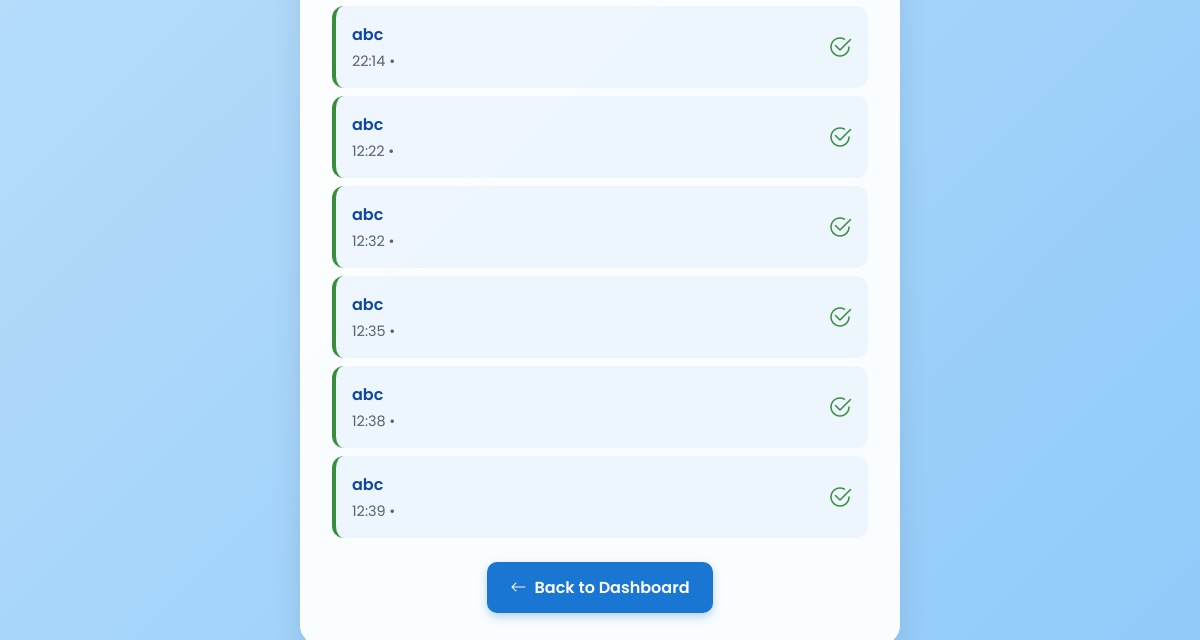
The page /completed (lower part) on the database as committed earlier.
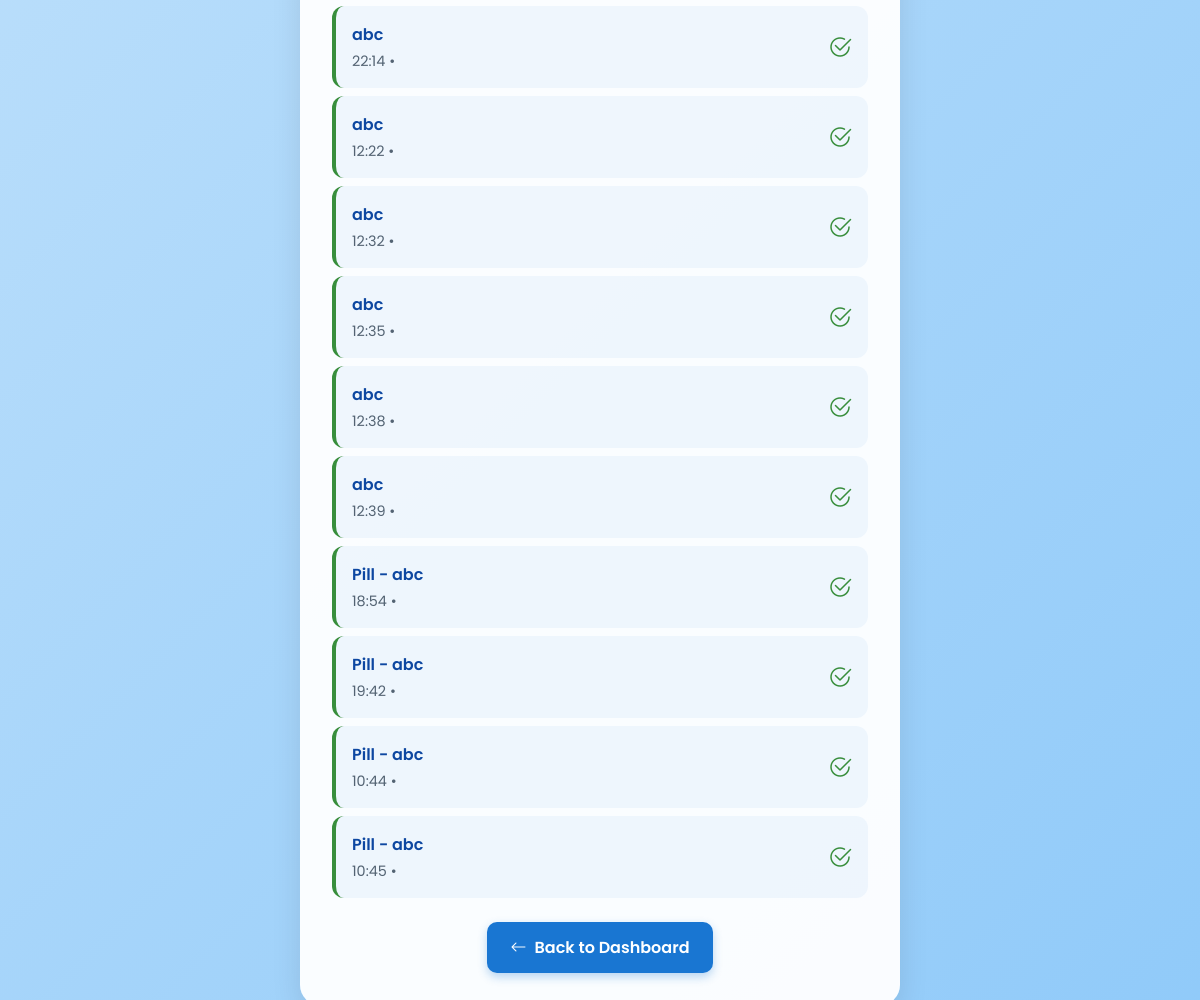
The same page on the database as committed later.
### app.py (models this page shows)
class Alarm(db.Model):
    id = db.Column(db.Integer, primary_key=True)
    medicine = db.Column(db.String(100), nullable=False)
    time = db.Column(db.String(10), nullable=False)
    completed = db.Column(db.Boolean, default=False)
    start_date = db.Column(db.String(10), nullable=True)
    end_date = db.Column(db.String(10), nullable=True)
    image = db.Column(db.String(200), nullable=True)

### app.py (the view)
@app.route('/completed')
def completed():
    completed_alarms = Alarm.query.filter_by(completed=True).all()
    return render_template('completed.html', alarms=completed_alarms)

### templates/completed.html (shortened to what this page needs)
<!DOCTYPE html>
<html lang="en">
<head>
  <link href="https://cdn.jsdelivr.net/npm/bootstrap-icons@1.10.0/font/bootstrap-icons.css" rel="stylesheet">
</head>
<body>
  <div class="container">
    {% if alarms %}
      <div class="alarms-list">
        {% for alarm in alarms %}
          <div class="alarm-item">
            <div class="alarm-info">
              <div class="alarm-name">{{ alarm.medicine }}</div>
              <div class="alarm-time">{{ alarm.time }} • {{ alarm.completed_at }}</div>
            </div>
            <div class="alarm-icon">
              <i class="bi bi-check2-circle"></i>
            </div>
          </div>
        {% endfor %}
      </div>
    {% else %}
      <div class="empty-state">
        <i class="bi bi-check2-all"></i>
        <p>No completed alarms yet</p>
      </div>
    {% endif %}
    <a href="/dashboard" class="back-btn">
      <i class="bi bi-arrow-left"></i> Back to Dashboard
    </a>
  </div>
</body>
</html>

### templates/completed.html (style rules this page uses)
:root { --primary-color: #1976D2; --primary-light: #E3F2FD; --primary-dark: #0D47A1; --accent-color: #FF9800; --success-color: #388E3C; --text-color: #2C3E50; --card-bg: rgba(255, 255, 255, 0.95); }
* { box-sizing: border-box; margin: 0; padding: 0; }
body { font-family: 'Poppins', sans-serif; min-height: 100vh; margin: 0; padding: 20px; background: linear-gradient(135deg, var(--primary-light), #90CAF9); color: var(--text-color); text-align: center; display: flex; flex-direction: column; align-items: center; }
.container { background: var(--card-bg); padding: 2rem; border-radius: 20px; box-shadow: 0 10px 30px rgba(0, 0, 0, 0.1); width: 100%; max-width: 600px; margin: 1rem 0; }
.alarms-list { display: flex; flex-direction: column; gap: 0.5rem; margin-bottom: 1.5rem; }
.alarm-item { background: rgba(25, 118, 210, 0.05); padding: 1rem; border-radius: 12px; display: flex; justify-content: space-between; align-items: center; transition: all 0.3s ease; border-left: 4px solid var(--success-color); }
.alarm-info { text-align: left; flex: 1; }
.alarm-name { font-weight: 600; color: var(--primary-dark); margin-bottom: 0.25rem; }
.alarm-time { font-size: 0.9rem; color: var(--text-color); opacity: 0.8; }
.alarm-icon { color: var(--success-color); font-size: 1.5rem; margin-left: 1rem; }
.back-btn { background: var(--primary-color); color: white; padding: 0.8rem 1.5rem; border: none; border-radius: 10px; font-size: 1rem; font-weight: 600; cursor: pointer; transition: all 0.3s ease; display: inline-flex; align-items: center; gap: 0.5rem; box-shadow: 0 4px 10px rgba(25, 118, 210, 0.3); text-decoration: none; }

Rows that differ between the two databases and show on the page:
added Alarm: medicine "Pill - abc", time "18:54"
added Alarm: medicine "Pill - abc", time "19:42"
added Alarm: medicine "Pill - abc", time "10:44"
added Alarm: medicine "Pill - abc", time "10:45"
